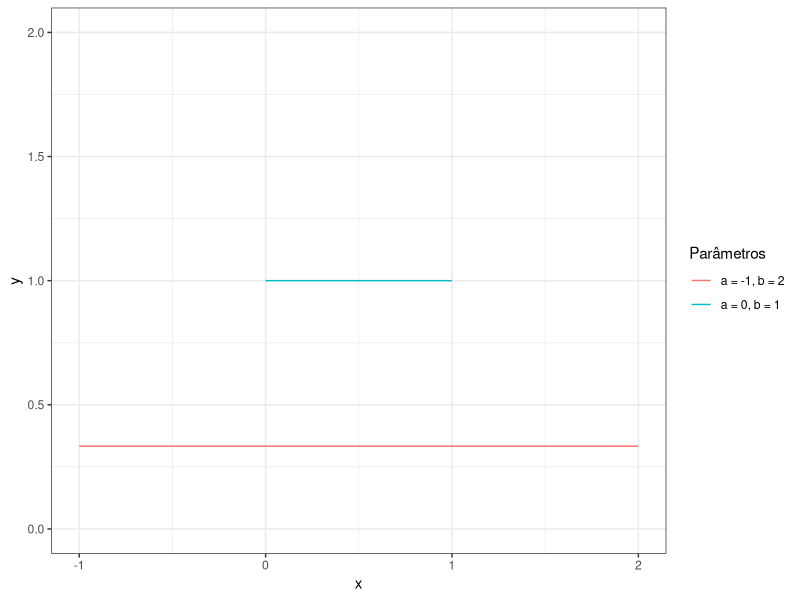
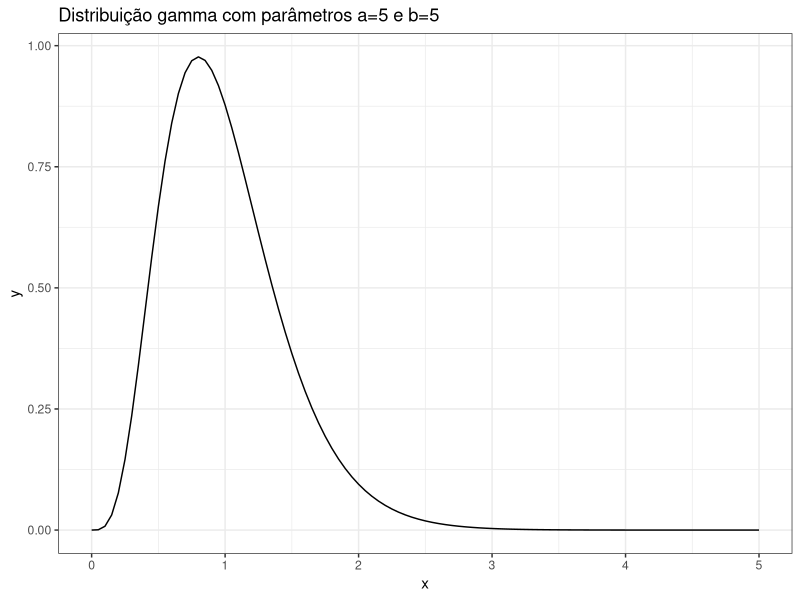

Generate these figures, in order, with R:
## ---- chunk 1
library(ggplot2)
library(tidyverse)

knitr::opts_chunk$set(echo = TRUE)
## ---- chunk 2

data_frame(x = seq(-1,2,by = 0.05), y = 1/3, Parâmetros = "a = -1, b = 2") %>% 
bind_rows(data_frame(x = seq(0,1,by = 0.05), y = 1, Parâmetros = "a = 0, b = 1")) %>% 
  ggplot(aes(x = x, y = y, color = Parâmetros)) +
  geom_line() +
  theme_bw() +
  scale_y_continuous(limits = c(0,2))

## ---- chunk 3

data_frame(x = seq(0,5,by = 0.05), y = dgamma(x, shape = 5, rate = 5)) %>% 
  ggplot(aes(x = x, y = y)) +
  geom_line() +
  theme_bw() +
  ggtitle("Distribuição gamma com parâmetros a=5 e b=5")

